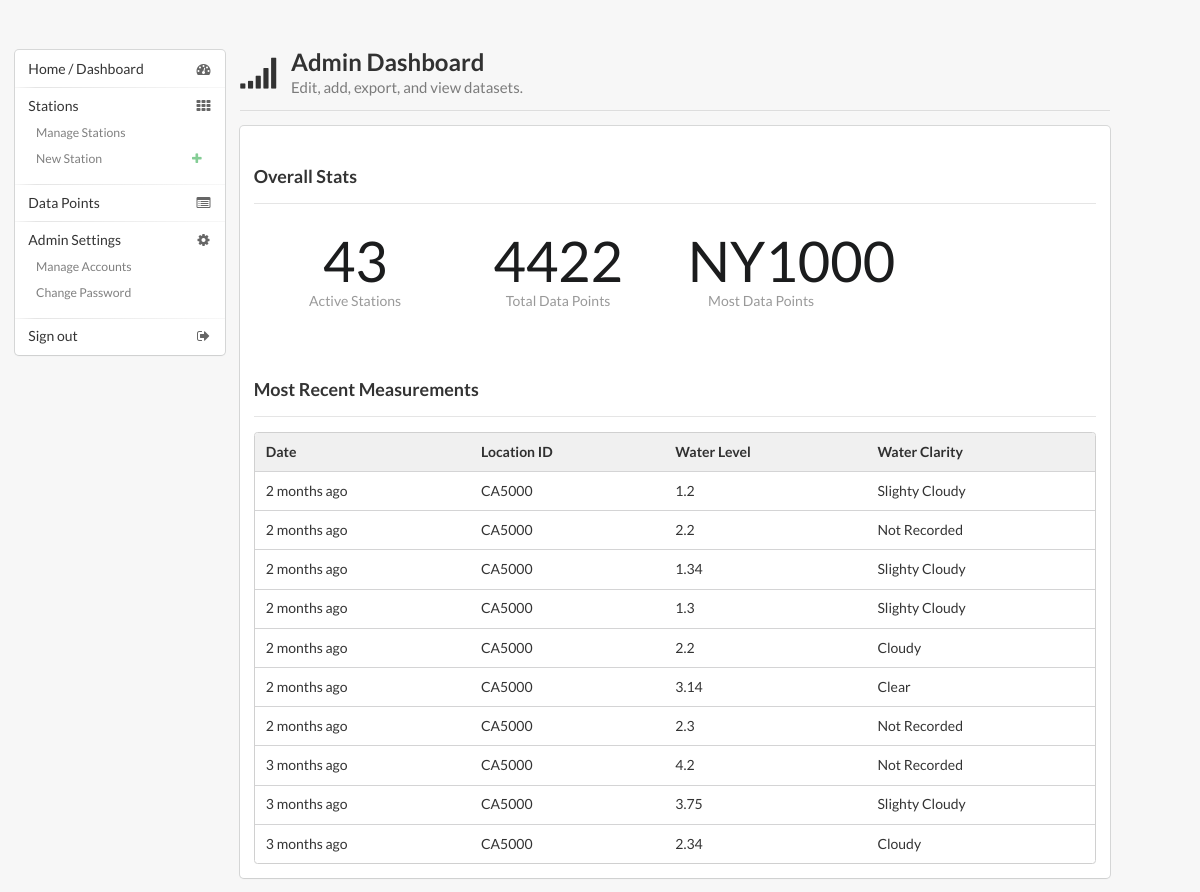
The page /admin (signed in) on the database its author committed.
### app/models/station.py (models this page shows, shortened)
class Station(db.Model):
    __tablename__ = 'stations'
    id = db.Column(db.Integer, primary_key=True)
    state = db.Column(db.String(80), unique=True)
    id_number = db.Column(db.Integer)
    name = db.Column(db.String(160), unique=True)
    long_name = db.Column(db.String(160))
    latitude = db.Column(db.Float)
    longitude = db.Column(db.Float)
    online = db.Column(db.Boolean, default=True)
    data_points = relationship("Data", backref='stations', lazy="joined")

### app/__init__.py (the view)
@app.route('/admin')
@login_required
def admin_home():
    active_stations = Station.query.filter_by(online=True).count()
    data_points_count = Data.query.count()
    most_active = Station.query.filter(or_(and_(func.length(Station.data_points) > 0))).first()
    data_points = Data.query.order_by(Data.created_at.desc()).limit(10)
    return render_template("admin_home.jinja", active_stations=active_stations,
                           total_data_count=data_points_count,
                           most_data=most_active.name,
                           data_points=data_points)

### app/__init__.py (called while the page is built)
def humanize_arrow(stamp):
    t = arrow.get(stamp)
    return t.humanize()

def water_color(color):
    w = WaterColor(color)
    return w.get_color()

def get_station(id):
    return Station.query.get(id)

@login_manager.user_loader
def load_user(id):
    return User.query.get(id)

### app/lib/water_color.py (called while the page is built)
    def get_color(self):
        return self.current_color

### app/templates/admin_home.jinja (shortened to what this page needs)
{% extends "layout.jinja" %}
{% block title_icon %}wifi icon{% endblock %}
{% block page_title %}Admin Dashboard{% endblock %}
{% block sub_title %}Edit, add, export, and view datasets.{% endblock %}
{% block content %}
    {{ super() }}
    <div class="ui segment">
        <h3>Overall Stats</h3>
        <div class="ui divider"></div>
        <div class="ui statistics grid">
            <div class="five wide column statistic">
                <div class="value">
                    {{ active_stations }}
                </div>
                <div class="label">
                    Active Stations
                </div>
            </div>
            <div class="five wide column statistic">
                <div class="value">
                    {{ total_data_count }}
                </div>
                <div class="label">
                    Total Data Points
                </div>
            </div>
            <div class="five wide column statistic">
                <div class="value">
                    {{ most_data }}
                </div>
                <div class="label">
                    Most Data Points
                </div>
            </div>
        </div>
        <h3>Most Recent Measurements</h3>
        <div class="ui divider"></div>
        <table class="ui table">
            <thead>
                <tr>
                    <th>Date</th>
                    <th>Location ID</th>
                    <th>Water Level</th>
                    <th>Water Clarity</th>
                </tr>
            </thead>
            <tbody>
                {% for point in data_points %}
                <tr>
                    <td>{{ point.created_at|humanize }}</td>
                    <td>{{ (point.station_id|get_station).name }}</td>
                    <td>{{ point.water_level }}</td>
                    <td>{{ point.water_clarity|water_color }}</td>
                </tr>
                {% endfor %}
            </tbody>
        </table>
    </div>
{% endblock %}

### app/templates/layout.jinja (shortened to what this page needs)
<!DOCTYPE html>
<html>
    <head>
        {% block head %}
        <link rel="stylesheet" type="text/css" href="/static/dist/css/semantic.min.css">
        <link rel="stylesheet" type="text/css" href="/static/dist/css/admin.css">
        {% endblock %}
    </head>
    <body>
        <div class="container admin">
            <div class="ui grid">
                <div class="three wide column">
                    {% block navigation %}
                        <div class="ui vertical menu">
                            <a class="item">
                                <i class="dashboard icon"></i> Home / Dashboard
                            </a>
                            <div class="item">
                                <i class="grid layout icon"></i> Stations
                                <div class="menu">
                                    <a class="item">Manage Stations</a>
                                    <a class="item green"><i class="add icon green"></i> New Station</a>
                                </div>
                               </div>
                            <a class="item" href="{{ url_for("admin_data") }}">
                                <i class="browser icon"></i> Data Points
                            </a>
                            <div class="item">
                                <i class="setting icon"></i> Admin Settings
                                <div class="menu">
                                  <a class="item" href="{{ url_for("new_admin") }}">Manage Accounts</a>
                                  <a class="item">Change Password</a>
                                </div>
                            </div>
                            <a class="item" href="{{ url_for("logout") }}">
                                <i class="sign out icon"></i> Sign out
                            </a>
                        </div>
                    {% endblock %}
                </div>
                <div class="twelve wide column">
                    {% block content %}
                        <h2 class="ui header">
                            <i class="{% block title_icon %}{% endblock %}"></i>
                            <div class="content">
                                {% block page_title %}{% endblock %}
                                <div class="sub header">
                                    {% block sub_title %}{% endblock %}
                                </div>
                            </div>
                        </h2>
                        <div class="ui divider"></div>
                    {% endblock %}
                </div>
            </div>
        </div>
    </body>
</html>

### rows shown on the page
Station: name "NY1000"
Station: name "CA5000" "CA5000" "CA5000" "CA5000" "CA5000" "CA5000" "CA5000" "CA5000" "CA5000" "CA5000"

### other values the page prints
{{ active_stations }} "43"
{{ total_data_count }} "4422"
{{ point.created_at|humanize }} "2 months ago" "2 months ago" "2 months ago" "2 months ago" "2 months ago" "2 months ago" "2 months ago" "3 months ago" "3 months ago" "3 months ago"
{{ point.water_level }} "1.2" "2.2" "1.34" "1.3" "2.2" "3.14" "2.3" "4.2" "3.75" "2.34"
{{ point.water_clarity|water_color }} "Slighty Cloudy" "Not Recorded" "Slighty Cloudy" "Slighty Cloudy" "Cloudy" "Clear" "Not Recorded" "Not Recorded" "Slighty Cloudy" "Cloudy"
